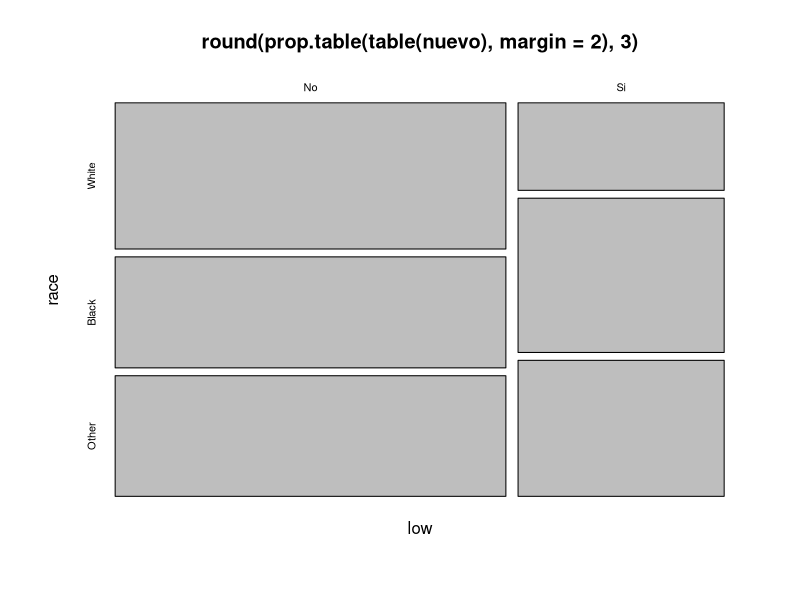
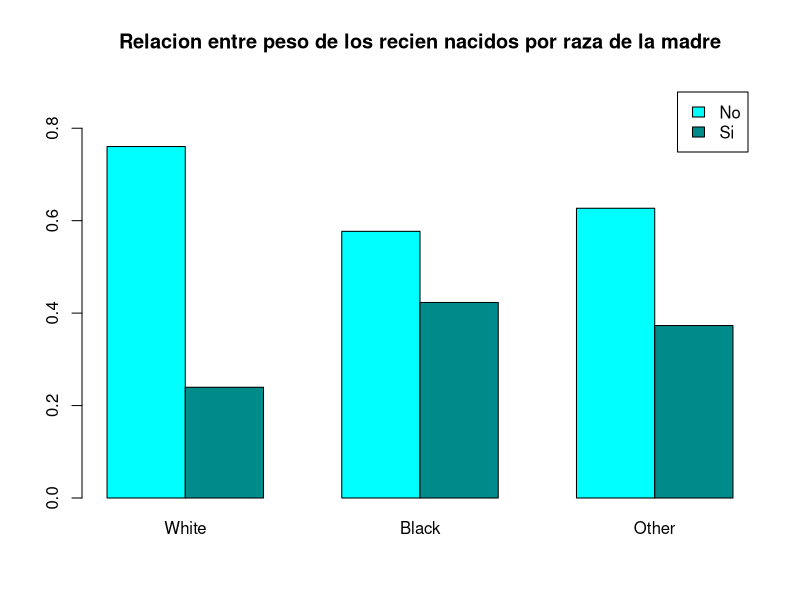
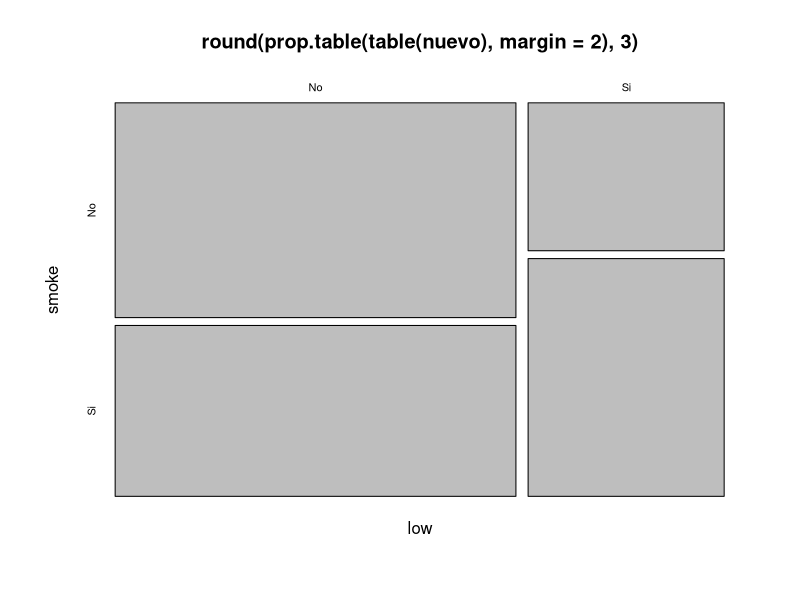
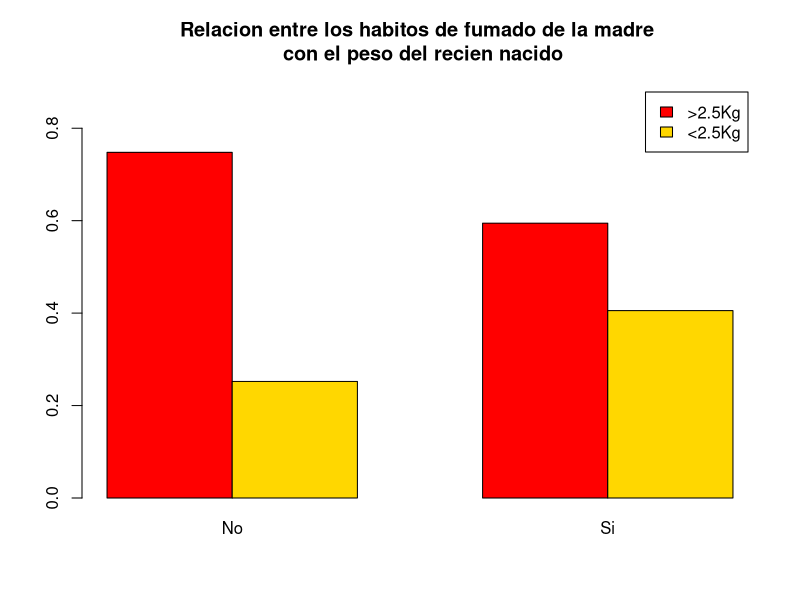
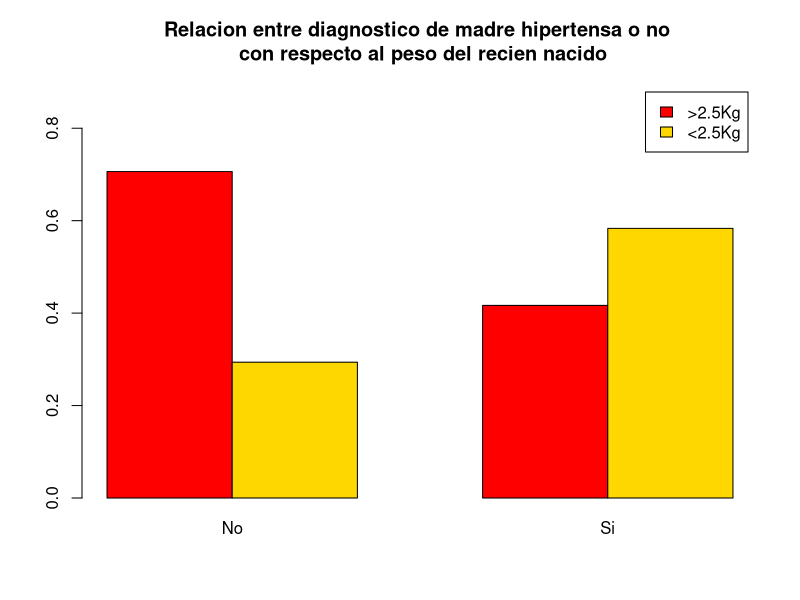
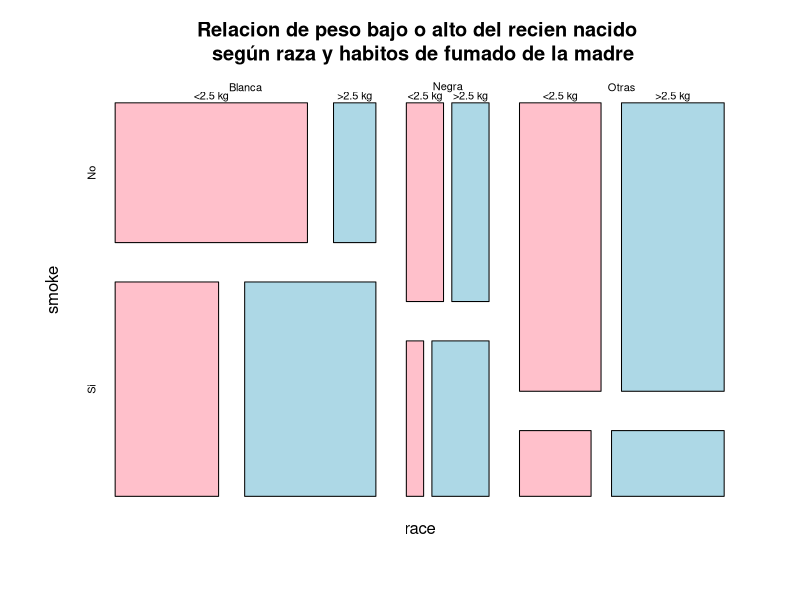

Recreate these plots in R, in order.
## ---- chunk 1
knitr::opts_chunk$set(echo = TRUE)
## ---- chunk 2
MASS::birthwt -> data

## ---- chunk 3

str(data)

head(data)

# Definicion de columnas

# low indica si el peso del recien nacido es menor a 2.5kg binaria
# age: edad de la madre, cuantitativa discreta
# lwt: peso de la madre en libras cuantitativa continua
# race: raza de la madre, cualitativa nominal. 1 = blanca, 2 = negra, 3 = otro
# smoke: si la madre fumaba durante el embarazo binaria. 
# plt: numero previo de labores de parto prematuros, cuantitativa discreta 
# ht: historia de hipertension: binaria
# ui: presencia de irritabilidad uterinia binaria
# ftv: numero de visitas fisicas durante el primer trimestre, cuantitativa discreta
# bwt: peso del recien nacido en gramos cuantitativa continua
## ---- chunk 4

nuevo = data[c("low", "race")] # obteniendo las columnas
nuevo$low = as.factor(nuevo$low) # convirtiendo a factores ya que son formato int
nuevo$race = as.factor(nuevo$race)  # convirtiendo a factores ya que son formato int

levels(nuevo$low) = c("No", "Si") # redefiniendo variable de binaria a etiquetas
levels(nuevo$race) = c("White", "Black", "Other") # redefiniendo variable a etiquetas

round(prop.table(table(nuevo), margin = 2), 3) # obteniendo los datos de las columnas 

# Segun los datos analizados, la rasa de la madre ni influye en el peso del bebe, no obstante se ve que para el caso de las madres de raza negra si hay un grado de influencia mayor que en el caso de las madres blancas y de otras razas. 

## ---- chunk 5

mosaicplot(round(prop.table(table(nuevo), margin = 2), 3))

## ---- chunk 6

barplot(prop.table(table(nuevo), margin = 2),legend = T, ylim = c(0.0, 0.9), beside = T, col = c("cyan1", "cyan4"), main = "Relacion entre peso de los recien nacidos por raza de la madre")

## ---- chunk 7

# Madre fumadora 
nuevo = data[c("low", "smoke")] # obteniendo las columnas
nuevo$low = as.factor(nuevo$low) # convirtiendo a factores ya que son formato int
nuevo$smoke = as.factor(nuevo$smoke)  # convirtiendo a factores ya que son formato int

levels(nuevo$low) = c("No", "Si") # redefiniendo variable de binaria a etiquetas
levels(nuevo$smoke) = c("No", "Si") # redefiniendo variable a etiquetas

round(prop.table(table(nuevo), margin = 2), 3) # obteniendo los datos de las columnas 

mosaicplot(round(prop.table(table(nuevo), margin = 2), 3))

barplot(prop.table(table(nuevo), margin = 2),legend = T,  
        legend.text = c(">2.5Kg", "<2.5Kg"), 
        ylim = c(0.0, 0.9), beside = T, col = c("red", "gold"), 
        main = "Relacion entre los habitos de fumado de la madre \n con el peso del recien nacido")

# Analisis: 

# En realidad no hay una relacion directa entre los habitos de fumado de la madre y el peso del recien nacido, se ve que si la madre no fuma el nino tendra menos probabilidad de nacer pesando menos de 2.5 kg, no obstante cuando la madre fuma hay cierta posibilidad de que el nino nazca pesando menos de 2.5 kg que si no lo hiciese pero no es tan significativa. 




# Madre hipertensa


nuevo = data[c("low", "ht")] # obteniendo las columnas
nuevo$low = as.factor(nuevo$low) # convirtiendo a factores ya que son formato int
nuevo$ht = as.factor(nuevo$ht)  # convirtiendo a factores ya que son formato int

levels(nuevo$low) = c("No", "Si") # redefiniendo variable de binaria a etiquetas
levels(nuevo$ht) = c("No", "Si") # redefiniendo variable a etiquetas

round(prop.table(table(nuevo), margin = 2), 3) # obteniendo los datos de las columnas 

barplot(prop.table(table(nuevo), margin = 2),legend = T, 
         legend.text = c(">2.5Kg", "<2.5Kg"), 
        ylim = c(0.0, 0.9), beside = T, 
        col = c("red", "gold"), 
        main = "Relacion entre diagnostico de madre hipertensa o no \n con respecto al peso del recien nacido")

# Analisis:

# Se puede observar que si la madre no es hipertensa hay mas probabilidades de que el nino no nazca pesando menos de 2.5 kg. 
## ---- chunk 8

# Analizando datos de la segunda forma ensenada

library(dplyr)

birthwt = MASS::birthwt

tab1 = table(select(birthwt,race,smoke,low))
tabRacSmoLow = prop.table(tab1,margin=3)
dimnames(tabRacSmoLow) = list(

  race = c("Blanca","Negra","Otras"),
  smoke = c("No","Si"),
  low = c("<2.5 kg",">2.5 kg")
)

tabRacSmoLow
## ---- chunk 9
plot(tabRacSmoLow,main="Relacion de peso bajo o alto del recien nacido \n según raza y habitos de fumado de la madre",col=c("pink","lightblue"))
